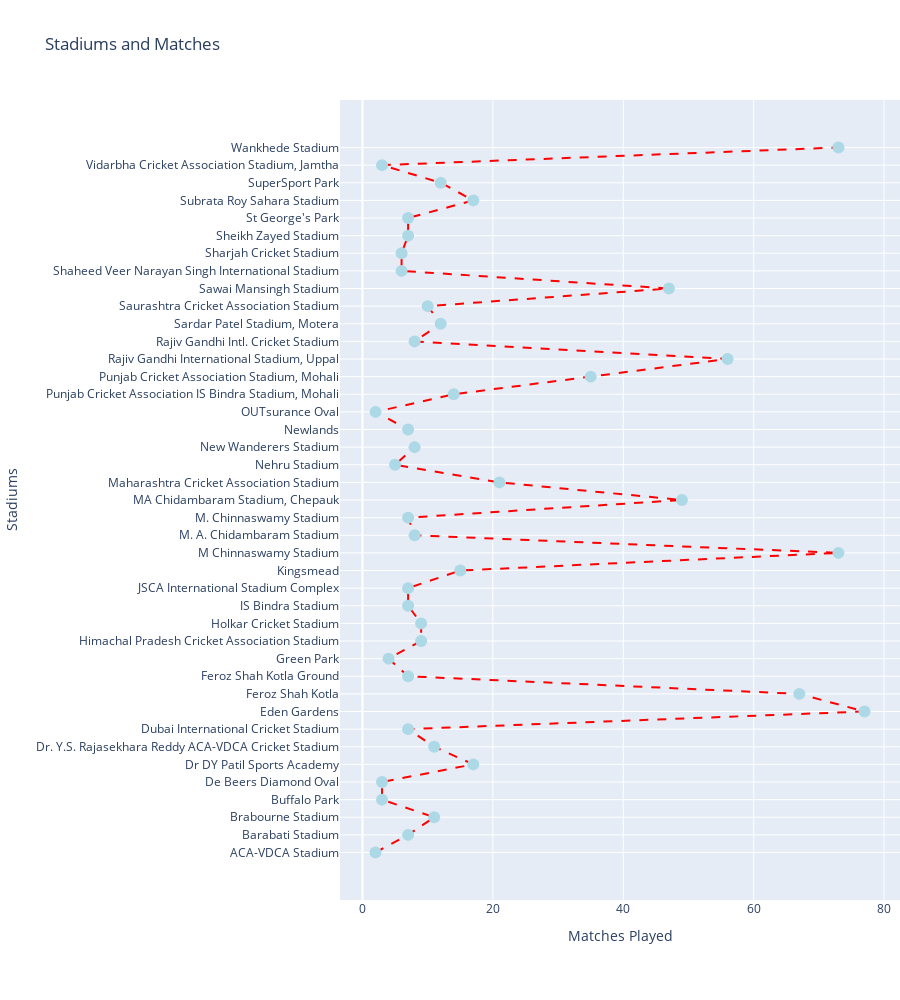

Notebook code for this chart:
### Code cell
venue_matches = matches.groupby('venue').count()[['id']].reset_index()

data = [{"x" : venue_matches['id'], "y" : venue_matches['venue'], "marker" : {"color" : "lightblue", "size" : 12},
         "line" : {"color" : "red", "width" : 2, "dash" : 'dash'}, "mode" : "markers+lines", "name" : "Women", "type" : "scatter"}]

layout = {"title" : "Stadiums and Matches",
          "xaxis" : {"title" : "Matches Played"},
          "yaxis" : {"title" : "Stadiums"}, 
          "autosize" : False, "width" : 900, "height"  : 1000,
          "margin"  : go.layout.Margin(l = 340, r = 0, b = 100, t = 100, pad = 0)}
fig = go.Figure(data = data, layout = layout)
iplot(fig)

### Figure 1 — Plotly figure (JSON) as saved in the notebook; plotly's stock layout.template omitted (floating-point values rounded to 4 significant figures)
{"data": [{"line": {"color": "red", "dash": "dash", "width": 2}, "marker": {"color": "lightblue", "size": 12}, "mode": "markers+lines", "name": "Women", "type": "scatter", "x": [2, 7, 11, 3, 3, 17, 11, 7, 77, 67, 7, 4, 9, 9, 7, 7, 15, 73, 8, 7, 49, 21, 5, 8, 7, 2, 14, 35, 56, 8, 12, 10, 47, 6, 6, 7, 7, 17, 12, 3, 73], "y": ["ACA-VDCA Stadium", "Barabati Stadium", "Brabourne Stadium", "Buffalo Park", "De Beers Diamond Oval", "Dr DY Patil Sports Academy", "Dr. Y.S. Rajasekhara Reddy ACA-VDCA Cricket Stadium", "Dubai International Cricket Stadium", "Eden Gardens", "Feroz Shah Kotla", "Feroz Shah Kotla Ground", "Green Park", "Himachal Pradesh Cricket Association Stadium", "Holkar Cricket Stadium", "IS Bindra Stadium", "JSCA International Stadium Complex", "Kingsmead", "M Chinnaswamy Stadium", "M. A. Chidambaram Stadium", "M. Chinnaswamy Stadium", "MA Chidambaram Stadium, Chepauk", "Maharashtra Cricket Association Stadium", "Nehru Stadium", "New Wanderers Stadium", "Newlands", "OUTsurance Oval", "Punjab Cricket Association IS Bindra Stadium, Mohali", "Punjab Cricket Association Stadium, Mohali", "Rajiv Gandhi International Stadium, Uppal", "Rajiv Gandhi Intl. Cricket Stadium", "Sardar Patel Stadium, Motera", "Saurashtra Cricket Association Stadium", "Sawai Mansingh Stadium", "Shaheed Veer Narayan Singh International Stadium", "Sharjah Cricket Stadium", "Sheikh Zayed Stadium", "St George's Park", "Subrata Roy Sahara Stadium", "SuperSport Park", "Vidarbha Cricket Association Stadium, Jamtha", "Wankhede Stadium"]}], "layout": {"autosize": false, "height": 1000, "margin": {"b": 100, "l": 340, "pad": 0, "r": 0, "t": 100}, "title": {"text": "Stadiums and Matches"}, "width": 900, "xaxis": {"title": {"text": "Matches Played"}}, "yaxis": {"title": {"text": "Stadiums"}}}}
